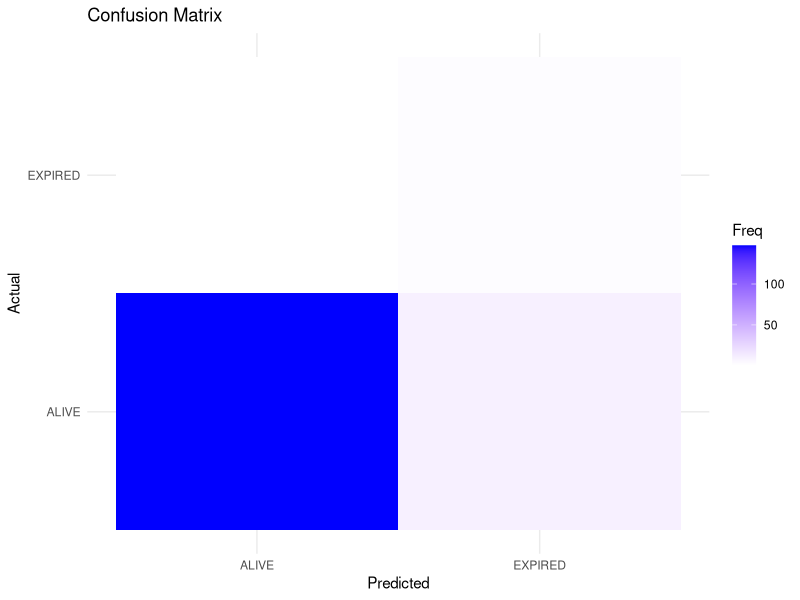
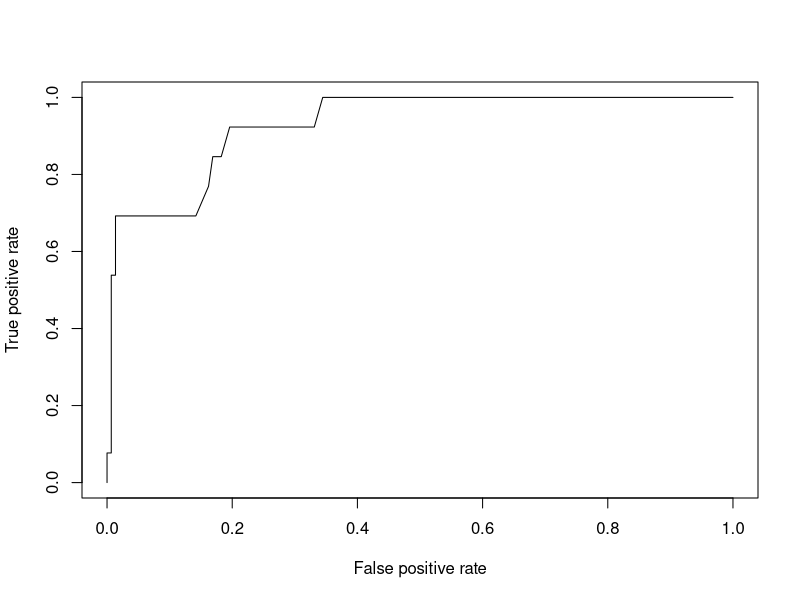

Write R code to recreate these figures, in order.
## ---- chunk 1
library(dplyr)
library(caret)
library(glmnet)
library(tidyverse)
library(pheatmap)
library(ggplot2)
library(ROCR)
## ---- chunk 2
# loading the dataframe into 'cohort'
cohort <- read.csv("../Data/eicu_cohort.csv")

# convert outcome to a categorical type
categories <- c("ALIVE", "EXPIRED")
cohort$actualhospitalmortality <- factor(cohort$actualhospitalmortality, levels = categories)

# add the encoded value to a new column
cohort$actualhospitalmortality_enc <- as.numeric(cohort$actualhospitalmortality)

# define features and outcome
features <- c("apachescore")
outcome <- c("actualhospitalmortality_enc")

# create ID column
cohort$id <- 1:nrow(cohort)

# partition data into training and test sets
  # use 70% of dataset as training set and 30% as test set 
train <- cohort %>% dplyr::sample_frac(0.70)
test  <- dplyr::anti_join(cohort, train, by = 'id')

# restructure data for input into model
  # make this example reproducible
set.seed(42)
x_test<-test$apachescore
y_test<- test$actualhospitalmortality
  # convert the ALIVE and EXPIRED categories to binary class labels
y_test_class <- ifelse(y_test=='ALIVE', 0,1)

# train model
model <- glm(actualhospitalmortality ~ apachescore , data = train, family = "binomial")

# generate predictions
y_hat_test_proba <- predict(model, newdata = test, type = "response")

# convert probabilities to binary class labels
y_hat_test_class <- ifelse(y_hat_test_proba >= 0.5, 1, 0)
## ---- chunk 3
probs <- y_hat_test_proba[1:22]
rounded_probs <- round(probs, 2)
print(rounded_probs)
## ---- chunk 4
print(y_hat_test_class[1:22])
## ---- chunk 5
print ( y_test_class[1:22])
## ---- chunk 6
# converting y_hat_class and y_test_class in factors
y_hat_test_class <- factor(y_hat_test_class)
y_test_class <- factor(y_test_class)

# Calculating the confusion matrix
confusion <- confusionMatrix(y_hat_test_class, y_test_class)

# getting the class names
class_names <- levels(cohort$actualhospitalmortality)

# representation of the confusion matrix
cm <- as.table(confusion$table)
dimnames(cm) <- list(Actual = class_names, Predicted = class_names)
heatmap <- ggplot(data = as.data.frame(cm), aes(x = Predicted, y = Actual, fill = Freq)) +
  geom_tile() +
  labs(title = "Confusion Matrix", x = "Predicted", y = "Actual") +
  scale_fill_gradient(low = "white", high = "blue") +
  theme_minimal()
## ---- chunk 7
print(cm)
## ---- chunk 8
print(heatmap)
## ---- chunk 9
accuracy <- sum(y_hat_test_class == y_test_class) / length(y_test_class)
print(paste("Accuracy (model) =", round(accuracy, 2)))
## ---- chunk 10
zeros <- rep(0, length(y_test_class))
acc <- sum(y_hat_test_class == zeros) / length(y_test_class)
print(paste("Accuracy (zeros) =", round(acc, 2)))

## ---- chunk 11
pred <-prediction(y_hat_test_proba,y_test_class)
perf <-performance(pred,"tpr","fpr") 
plot(perf, colorsize=TRUE)
